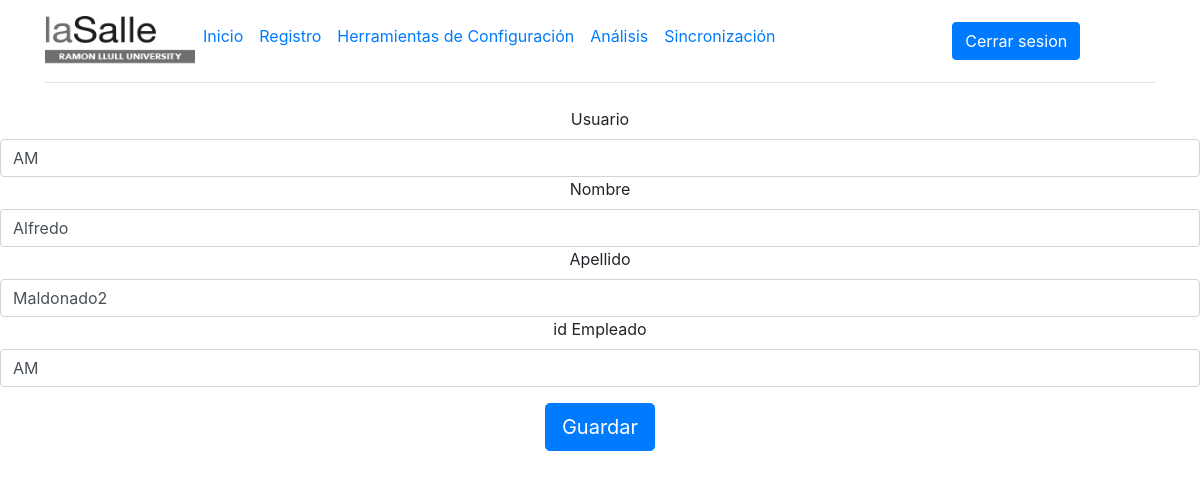
Before: /Herramientas/EditarEmpleado/4 (signed in) with the older database file.
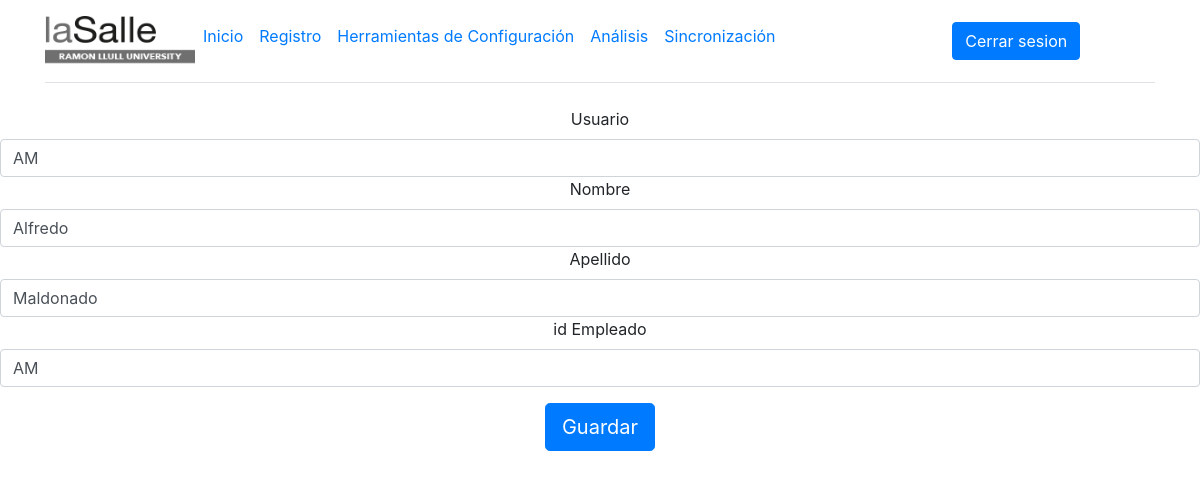
After: the same page with the newer database file.
### FlaskPresencia/models.py (models this page shows)
class User(db.Model, UserMixin):
    id = db.Column(db.Integer, primary_key=True)
    username = db.Column(db.String(50), nullable = False, unique=True)
    password = db.Column(db.String(250), nullable = False)
    nombre = db.Column(db.String(250), nullable = True)
    apellido = db.Column(db.String(250), nullable = True)
    id_Empleado = db.Column(db.String(250), nullable = True)
    rol_admin = db.Column(db.Boolean, nullable = True, default=False)

### FlaskPresencia/rutas.py (the view)
@app.route('/Herramientas/EditarEmpleado/<id>', methods=['GET', 'POST'])
@login_required
def editar_empleado(id):
    empleado = User.query.filter_by(id=id).first()
    if empleado:
        formulario = FormEmpleado(formdata=request.form, obj=empleado)
        if request.method == 'POST' and formulario.validate():
            formulario.populate_obj(empleado)
            db.session.commit()
            return redirect(url_for('Herramientas'))
        return render_template('EditarEmpleado.html', form=formulario)
    else:
        return redirect(url_for('inicio'))

### FlaskPresencia/form.py
class FormEmpleado(FlaskForm):
    username = StringField(validators=[InputRequired(), Length(min=0, max=50)], render_kw={"placeholder": "username"},
    id="username", label="Nombre de usuario")
    nombre = StringField(validators=[InputRequired(), Length(min=0, max=50)], render_kw={"placeholder": "nombre"},
    id="nombre", label="Nombre")
    apellido = StringField(validators=[InputRequired(), Length(min=0, max=50)], render_kw={"placeholder": "apellido"},
    id="apellido", label="Apellido")
    id_Empleado = StringField(validators=[InputRequired(), Length(min=0, max=50)], render_kw={"placeholder": "id_Empleado"},
    id="id_Empleado", label="ID Empleado")
    submit = SubmitField('Guardar', id="submit")

### FlaskPresencia/rutas.py (called while the page is built)
@login_manager.user_loader
def load_user(user_id):
    return User.query.get(int(user_id))

### FlaskPresencia/templates/EditarEmpleado.html (shortened to what this page needs)
{% extends './base.html' %}
{% block body %}
{% include './nav.html' %}
<form class="form-signin" method="POST" action="">
    <div class="form-group">
    <label for="username">Usuario</label>
    {{ form.username }}
    <label for="nombre">Nombre</label>
    {{ form.nombre }}
    <label for="apellido">Apellido</label>
    {{ form.apellido }}
    <label for="id_Empleado">id Empleado</label>
    {{ form.id_Empleado }}
    </div>
    <div class="checkbox mb-3">
        <label>
            {{ form.submit }}
        </label>
    </div>
</form>
{% endblock %}

Changed rows visible on the page:
changed User "AM": apellido "Maldonado2" → "Maldonado"
